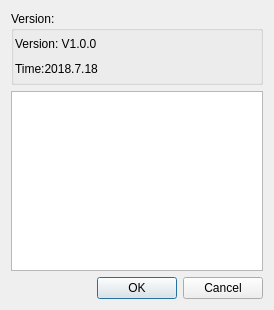
<?xml version="1.0" encoding="UTF-8"?>
<ui version="4.0">
 <class>MyDialog</class>
 <widget class="QDialog" name="MyDialog">
  <property name="geometry">
   <rect>
    <x>0</x>
    <y>0</y>
    <width>274</width>
    <height>310</height>
   </rect>
  </property>
  <property name="windowTitle">
   <string>Dialog</string>
  </property>
  <layout class="QVBoxLayout" name="verticalLayout_2">
   <item>
    <widget class="QGroupBox" name="groupBox_version">
     <property name="title">
      <string>Version:</string>
     </property>
     <layout class="QVBoxLayout" name="verticalLayout">
      <property name="spacing">
       <number>1</number>
      </property>
      <property name="leftMargin">
       <number>1</number>
      </property>
      <property name="topMargin">
       <number>1</number>
      </property>
      <property name="rightMargin">
       <number>1</number>
      </property>
      <property name="bottomMargin">
       <number>1</number>
      </property>
      <item>
       <widget class="QLabel" name="label_version">
        <property name="minimumSize">
         <size>
          <width>100</width>
          <height>24</height>
         </size>
        </property>
        <property name="text">
         <string>Version: V1.0.0</string>
        </property>
       </widget>
      </item>
      <item>
       <widget class="QLabel" name="label_time">
        <property name="minimumSize">
         <size>
          <width>100</width>
          <height>24</height>
         </size>
        </property>
        <property name="text">
         <string>Time:2018.7.18</string>
        </property>
       </widget>
      </item>
     </layout>
    </widget>
   </item>
   <item>
    <widget class="QTextBrowser" name="textBrowser_version"/>
   </item>
   <item>
    <widget class="QDialogButtonBox" name="buttonBox">
     <property name="orientation">
      <enum>Qt::Horizontal</enum>
     </property>
     <property name="standardButtons">
      <set>QDialogButtonBox::Cancel|QDialogButtonBox::Ok</set>
     </property>
    </widget>
   </item>
  </layout>
 </widget>
 <resources/>
 <connections>
  <connection>
   <sender>buttonBox</sender>
   <signal>accepted()</signal>
   <receiver>MyDialog</receiver>
   <slot>accept()</slot>
   <hints>
    <hint type="sourcelabel">
     <x>248</x>
     <y>254</y>
    </hint>
    <hint type="destinationlabel">
     <x>157</x>
     <y>274</y>
    </hint>
   </hints>
  </connection>
  <connection>
   <sender>buttonBox</sender>
   <signal>rejected()</signal>
   <receiver>MyDialog</receiver>
   <slot>reject()</slot>
   <hints>
    <hint type="sourcelabel">
     <x>316</x>
     <y>260</y>
    </hint>
    <hint type="destinationlabel">
     <x>286</x>
     <y>274</y>
    </hint>
   </hints>
  </connection>
 </connections>
</ui>
